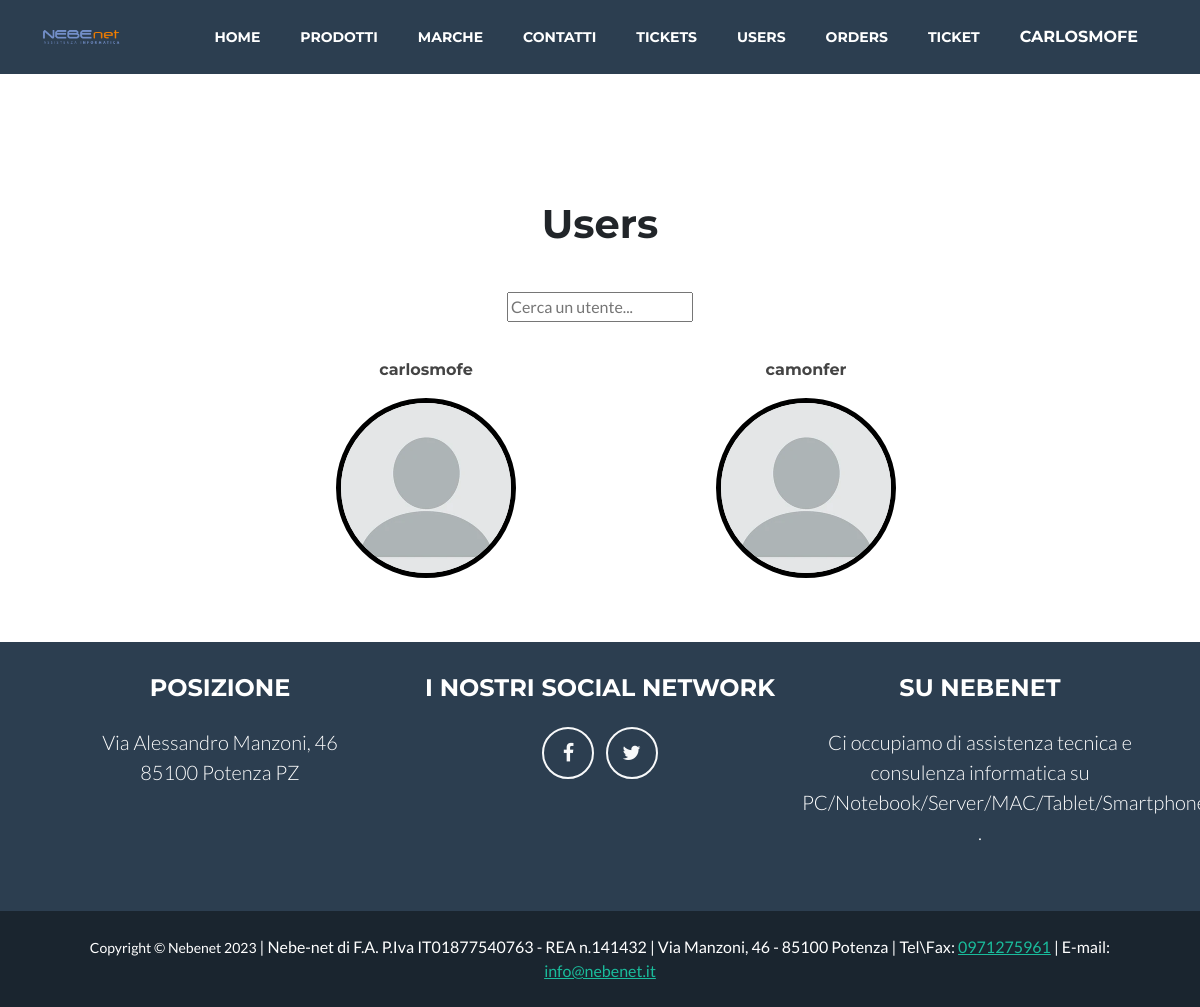
The app's page /usuarios/ (signed in) with its own data.
### nebenet_app/models.py (models this page shows, shortened)
class User(AbstractUser):
    email = models.EmailField(unique=True)
    image = models.ImageField(upload_to ='img/')
    date = models.DateTimeField(auto_now=True)

### nebenet_app/views.py (the view)
# urls.py: path('usuarios/', User_List.as_view(), name="usuarios-lista"),
class User_List(UserPassesTestMixin,LoginRequiredMixin, ListView):
    model = User
    template_name = "./nebenet_app/user_list.html"
    def test_func(self):
        return self.request.user.is_staff

### nebenet_app/templates/nebenet_app/user_list.html (shortened to what this page needs)
{% extends 'base.html' %}
{% block content %}
{% load static %}
<header class="masthead">
</header>
<center><h1>Users</h1></center>
    <body>
    <center>
    <div class="padding3 container">
        <form action="{% url 'search' %}" method="get" >
            <input name="q" type="text" placeholder="Cerca un utente...">
        </form>
    </div>
        <center>
        <ul>
                <div class="container">
                    <div class="row justify-content-center">
          {% for user in object_list %}
                    <div class="col-md-6 col-lg-4 mb-5">
                        <div class="portfolio-item mx-auto" data-bs-toggle="modal" data-bs-target="#portfolioModal{{ forloop.counter0 }}">
                            <div class="portfolio-item-caption d-flex align-items-center justify-content-center h-100 w-100">
                                <p class="nombrepro">{{ user.username }}</p>
                            </div>
                            <a href="{{ user.pk }}"><img class="img-fluidbrand1"
                            {% if user.image %}src="/media/{{ user.image }}"{% else %} src="/static/assets/img/noprof.webp"{% endif %}alt="..." /></a>
                        </div>
                    </div>
            {% endfor %}
        </ul>
        </center>
    </body>
{% endblock %}

### nebenet_app/templates/base.html (shortened to what this page needs)
<!DOCTYPE html>
{% load static %}
<html lang="en">
    <head>
        <link rel="stylesheet" href="https://cdnjs.cloudflare.com/ajax/libs/font-awesome/4.7.0/css/font-awesome.min.css">
        <link href="/static/css/styles.css" rel="stylesheet" />
    </head>
    <body id="page-top">
        <nav class="navbar navbar-expand-lg bg-secondary text-uppercase fixed-top" id="mainNav">
            <div class="container">
                <a class="navbar-brand" href="{% url 'index' %}"><img class="logomain" src="/static/assets/img/logo.png" alt="..." /></a>
                <div class="collapse navbar-collapse" id="navbarResponsive">
                    <ul class="navbar-nav ms-auto">
                        <li class="nav-item mx-0 mx-lg-1"><a class="nav-link py-3 px-0 px-lg-3 rounded" href="{% url 'index' %}">Home</a></li>
                        {% if request.user.is_staff %}
                        <li class="nav-item mx-0 mx-lg-1">
                            <a class="nav-link py-3 px-0 px-lg-3 rounded" href="{% url 'products_admin_list' %}">Prodotti</a>
                        </li>
                        {% else %}
                        <li class="nav-item mx-0 mx-lg-1">
                            <a class="nav-link py-3 px-0 px-lg-3 rounded" href="{% url 'vitrina' %}">Prodotti</a>
                        </li>
                        {% endif %}
                        <li class="nav-item mx-0 mx-lg-1"><a class="nav-link py-3 px-0 px-lg-3 rounded" href="{% url 'brands' %}">Marche</a></li>
                        <li class="nav-item mx-0 mx-lg-1"><a class="nav-link py-3 px-0 px-lg-3 rounded" href="/company/1/">Contatti</a></li>
                        {% if request.user.is_staff %}
                        <li class="nav-item mx-0 mx-lg-1"><a class="nav-link py-3 px-0 px-lg-3 rounded" href="{% url 'tickets-admin' %}">Tickets</a></li>
                        <li class="nav-item mx-0 mx-lg-1"><a class="nav-link py-3 px-0 px-lg-3 rounded" href="{% url 'usuarios-lista' %}">Users</a></li>
                        <li class="nav-item mx-0 mx-lg-1"><a class="nav-link py-3 px-0 px-lg-3 rounded" href="{% url 'orders_list' %}">Orders</a></li>
                        {% endif %}
                        {% if request.user.is_authenticated %}
                        <li class="nav-item mx-0 mx-lg-1"><a class="nav-link py-3 px-0 px-lg-3 rounded" href="{% url 'tickets_add' %}">Ticket</a></li>
                        <div class="dropdown"><li class="nav-item mx-0 mx-lg-1"><a class="dropbtn nav-link py-3 px-0 px-lg-3 rounded" href="/usuarios/{{ request.user.pk }}">{{ request.user.username }}</a></li>
                            </div>
                        {% endif %}
                    </ul>
                </div>
            </div>
        </nav>
        {% block content %}
        {% endblock %}
        <footer class="footer text-center">
            <div class="container">
                <div class="row">
                    <div class="col-lg-4 mb-5 mb-lg-0">
                        <h4 class="text-uppercase mb-4">Posizione</h4>
                        <p class="lead mb-0">
                            Via Alessandro Manzoni, 46
                            <br />
                            85100 Potenza PZ
                        </p>
                    </div>
                    <div class="col-lg-4 mb-5 mb-lg-0 buttons effect amiens">
                        <h4 class="text-uppercase mb-4">I nostri social network</h4>
                        <a class="btn btn-outline-light btn-social mx-1" href="https://www.facebook.com/nebenetpz/?ref=ts&fref=ts" title="Join us on Facebook"><i class="fa fa-facebook" aria-hidden="true"></i></a>
                        <a class="btn btn-outline-light btn-social mx-1" href="https://twitter.com/nebenet" title="Join us on Twitter"><i class="fa fa-twitter" aria-hidden="true"></i></a>
                    </div>
                    <div class="col-lg-4">
                        <h4 class="text-uppercase mb-4">Su Nebenet</h4>
                        <p class="lead mb-0">
                            Ci occupiamo di assistenza tecnica e consulenza informatica su PC/Notebook/Server/MAC/Tablet/Smartphone
                            .
                        </p>
                    </div>
                </div>
            </div>
        </footer>
        <div class="copyright py-4 text-center text-white">
            <div class="container"><small>Copyright &copy; Nebenet 2023</small> | Nebe-net di F.A. P.Iva IT01877540763 - REA n.141432 | Via Manzoni, 46 - 85100 Potenza | Tel\Fax: <a href="tel:0971275961">0971275961</a> | E-mail:<a href="mailto: info@nebenet.it"> info@nebenet.it</a> </div>
        </div>
    </body>
</html>

### records on screen
User: user.username "CARLOSMOFE", username "carlosmofe"
User: username "camonfer"
